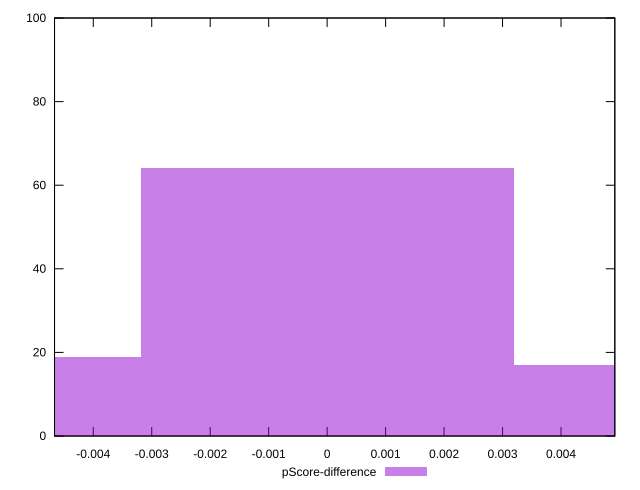

Reproduce this figure in gnuplot.
reset

$pScoreDifference <<EOF
0.006381219593917378 17
0 64
-0.006381219593917378 19
EOF

set key outside below
set boxwidth 0.006381219593917378
set xrange [-0.004662407386000433:0.004920063869321534]
set yrange [0:100]
set trange [0:100]
set style fill transparent solid 0.5 noborder
set terminal svg size 640, 490 enhanced background rgb 'white'
set output "reprap/first-contentful-paint/samples/pages/pScore-difference/histogram.svg"

plot $pScoreDifference title "pScore-difference" with boxes

reset
